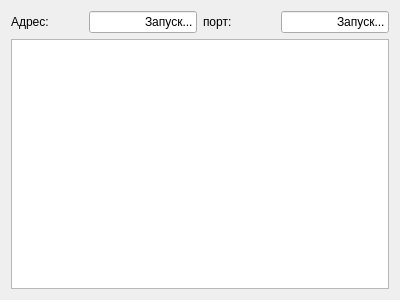
<?xml version="1.0" encoding="UTF-8"?>
<ui version="4.0">
 <class>ServerWidget</class>
 <widget class="QWidget" name="ServerWidget">
  <property name="geometry">
   <rect>
    <x>0</x>
    <y>0</y>
    <width>400</width>
    <height>300</height>
   </rect>
  </property>
  <property name="windowTitle">
   <string>xo-server</string>
  </property>
  <layout class="QVBoxLayout" name="verticalLayout">
   <item>
    <layout class="QHBoxLayout" name="horizontalLayout">
     <item>
      <widget class="QLabel" name="label">
       <property name="text">
        <string>Адрес:</string>
       </property>
      </widget>
     </item>
     <item>
      <widget class="QLineEdit" name="editAddress">
       <property name="sizePolicy">
        <sizepolicy hsizetype="Maximum" vsizetype="Fixed">
         <horstretch>0</horstretch>
         <verstretch>0</verstretch>
        </sizepolicy>
       </property>
       <property name="text">
        <string>Запуск...</string>
       </property>
       <property name="alignment">
        <set>Qt::AlignRight|Qt::AlignTrailing|Qt::AlignVCenter</set>
       </property>
       <property name="readOnly">
        <bool>true</bool>
       </property>
      </widget>
     </item>
     <item>
      <widget class="QLabel" name="label_2">
       <property name="text">
        <string>порт:</string>
       </property>
      </widget>
     </item>
     <item>
      <widget class="QLineEdit" name="editPort">
       <property name="sizePolicy">
        <sizepolicy hsizetype="Minimum" vsizetype="Fixed">
         <horstretch>0</horstretch>
         <verstretch>0</verstretch>
        </sizepolicy>
       </property>
       <property name="text">
        <string>Запуск...</string>
       </property>
       <property name="alignment">
        <set>Qt::AlignRight|Qt::AlignTrailing|Qt::AlignVCenter</set>
       </property>
       <property name="readOnly">
        <bool>true</bool>
       </property>
      </widget>
     </item>
    </layout>
   </item>
   <item>
    <widget class="QPlainTextEdit" name="textLog">
     <property name="readOnly">
      <bool>true</bool>
     </property>
    </widget>
   </item>
  </layout>
 </widget>
 <resources/>
 <connections/>
</ui>
